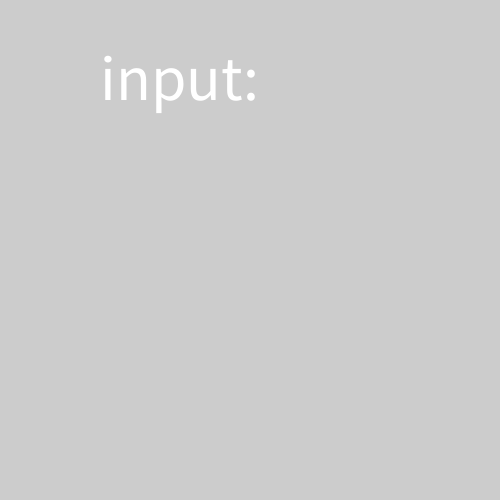
Frame 1 (no input)
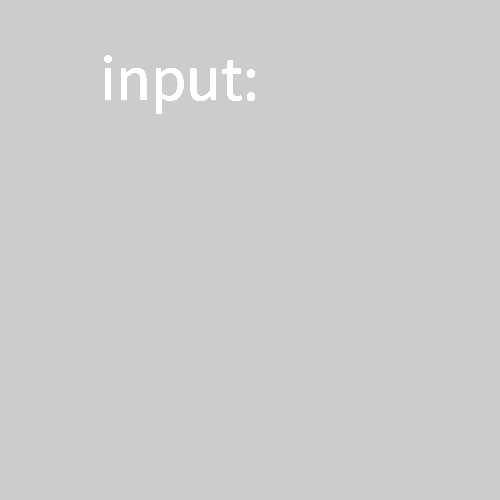
Frame 60 (the mouse pressed at the canvas centre just before this capture)
Frame 120 (the mouse held since frame 60 and released just before this capture): identical to frame 60, image omitted

The Processing sketch that drew these frames (run headless with seeded random() and noise(); from frame 60 on, the mouse is pressed at the canvas centre):

// Processing sketch: week06_2_keyPressed_string
// ── week06_2_keyPressed_string.pde
void setup(){
  size(500,500);
  textSize(64);
}
String line = "input:";

void draw(){
  text(line, 100, 100);
}
void keyPressed(){
  line += key;
}
